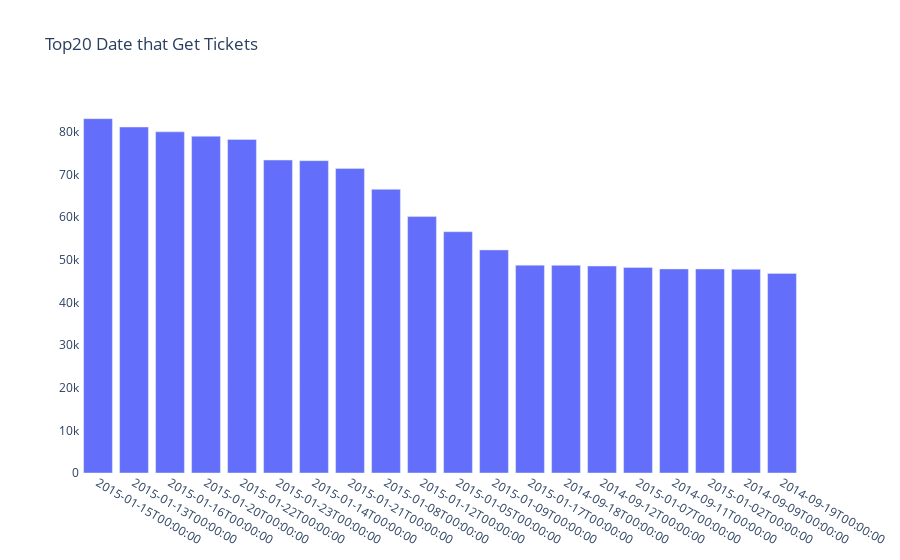

Notebook code for this chart:
### Code cell
%%local
x = date_count_top20_table['Date']
y = date_count_top20_table['Ticket Count']
fig = go.Figure(data=go.Bar(x=x,y=y),layout=go.Layout(title=go.layout.Title(text="Top20 Date that Get Tickets"),    
                                                      paper_bgcolor='rgba(0,0,0,0)',
    plot_bgcolor='rgba(0,0,0,0)'))
fig.update_layout(xaxis={'type': 'category'})
fig.show()

### Figure 1 — Plotly figure (JSON) as saved in the notebook; plotly's stock layout.template omitted (floating-point values rounded to 4 significant figures)
{"data": [{"type": "bar", "x": ["2015-01-15T00:00:00", "2015-01-13T00:00:00", "2015-01-16T00:00:00", "2015-01-20T00:00:00", "2015-01-22T00:00:00", "2015-01-23T00:00:00", "2015-01-14T00:00:00", "2015-01-21T00:00:00", "2015-01-08T00:00:00", "2015-01-12T00:00:00", "2015-01-05T00:00:00", "2015-01-09T00:00:00", "2015-01-17T00:00:00", "2014-09-18T00:00:00", "2014-09-12T00:00:00", "2015-01-07T00:00:00", "2014-09-11T00:00:00", "2015-01-02T00:00:00", "2014-09-09T00:00:00", "2014-09-19T00:00:00"], "y": [83123, 81157, 80023, 79001, 78233, 73412, 73276, 71445, 66533, 60158, 56601, 52334, 48760, 48712, 48550, 48221, 47865, 47858, 47794, 46827]}], "layout": {"paper_bgcolor": "rgba(0,0,0,0)", "plot_bgcolor": "rgba(0,0,0,0)", "title": {"text": "Top20 Date that Get Tickets"}, "xaxis": {"type": "category"}}}
